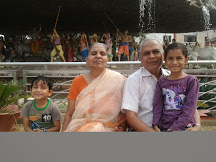
#> input picture Images/Mummy.jpg, 216 x 162 px, found by its file name
$ python 'Face-Detection(MultiFace-Image).py'
#> lines starting #> are read from the running program, lines starting #| are printed output that depends on the picture; after the words box and inside, x2 and y2 are one past the last pixel; in counts of white or black regions, pixels touching at a corner belong together
import cv2

img = cv2.imread('C:/Users/sapsl/Downloads/Whitehat jr Python/C106/Images/Mummy.jpg')
#> img is the input picture: shape (162, 216, 3); mean B, G, R 84.2, 92.5, 104.8

img = cv2.resize(img,(500,500))
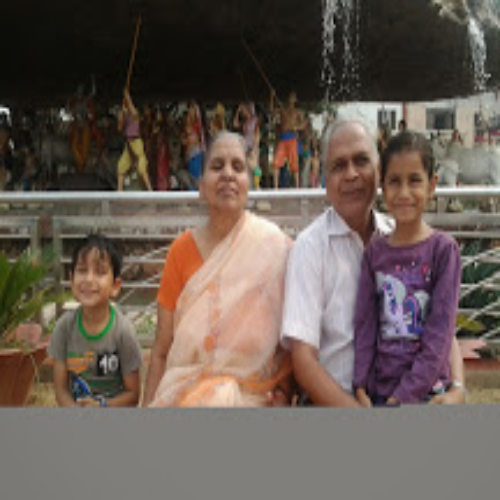
#> img: shape (500, 500, 3); mean B, G, R 84.1, 92.4, 104.7

gray = cv2.cvtColor(img,cv2.COLOR_BGR2GRAY)
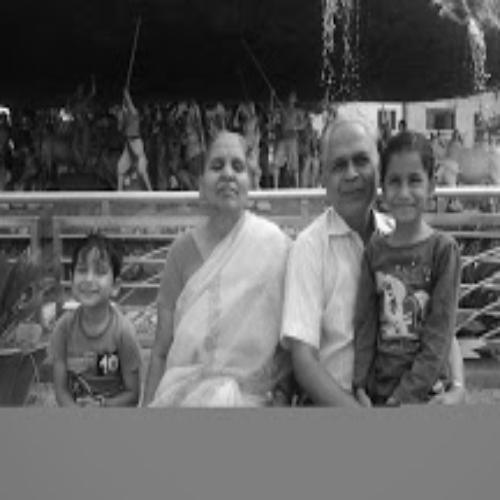
#> gray: shape (500, 500); min 2, max 254, mean 95.2

faceCascade = cv2.CascadeClassifier('C:/Users/sapsl/AppData/Local/Programs/Python/Python310/Lib/site-packages/cv2/data/haarcascade_frontalface_default.xml')

face = faceCascade.detectMultiScale(gray)
#> face = [[374, 159, 61, 61], [194, 139, 67, 67], [319, 139, 64, 64], [63, 250, 55, 55]]

print(face)
#| [[374 159  61  61]
#|  [194 139  67  67]
#|  [319 139  64  64]
#|  [ 63 250  55  55]]

for (x,y,w,h) in face:
    cv2.rectangle(img,(x,y),(x+w,y+h),(0,0,255),2)
#> this loop made 4 passes
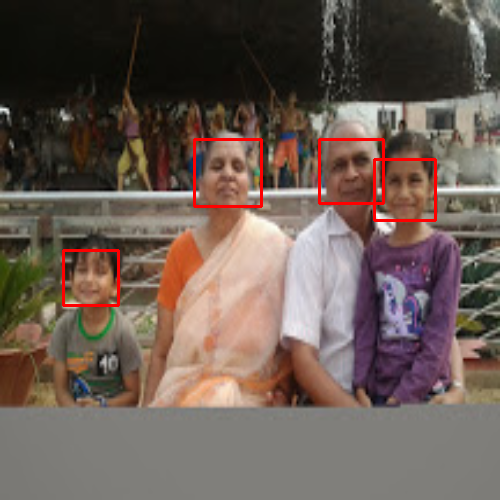
#> img: shape (500, 500, 3); 1.17% of pixels changed, all inside (x1, y1, x2, y2) = (62, 138, 437, 307)

cv2.imshow('Father',img)
cv2.waitKey(0)

$ run again, with Images/Father.jpg copied over Images/Mummy.jpg
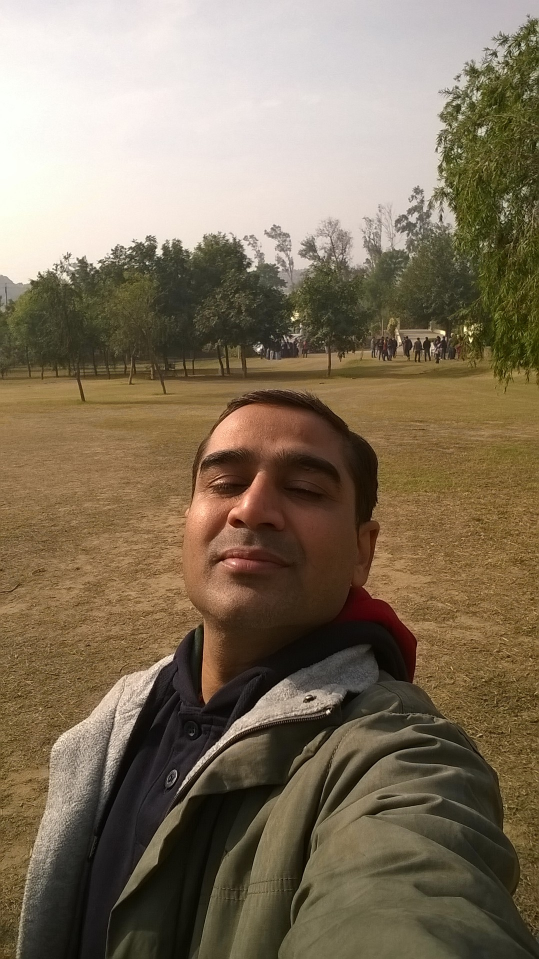
#> input picture Images/Father.jpg, 1077 x 1918 px, found by its file name (shown at 1/2 size)
#> img is the input picture: shape (1918, 1077, 3); mean B, G, R 92.3, 114.1, 128.7
#> `img = cv2.resize(img,(500,500))`:
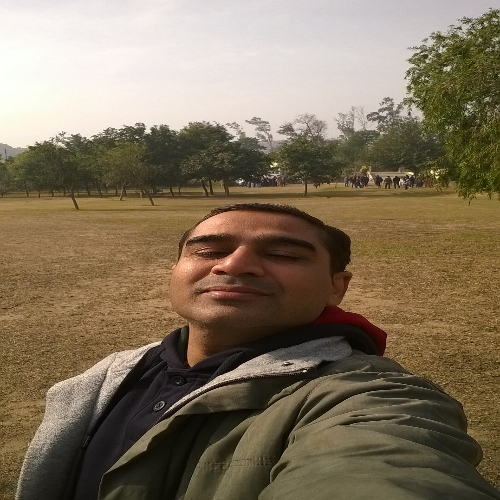
#> img: shape (500, 500, 3); mean B, G, R 92.2, 114, 128.6
#> `gray = cv2.cvtColor(img,cv2.COLOR_BGR2GRAY)`:
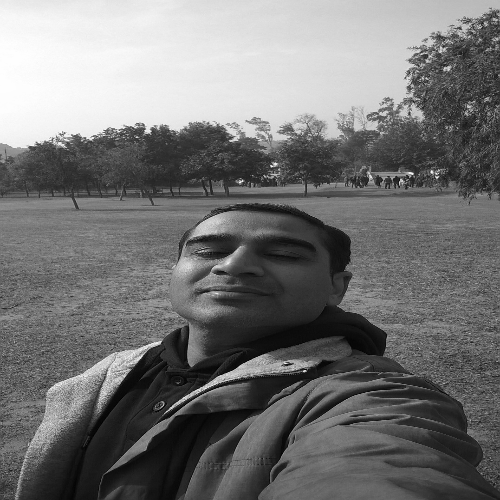
#> gray: shape (500, 500); min 0, max 254, mean 115.9
#> face = ()
